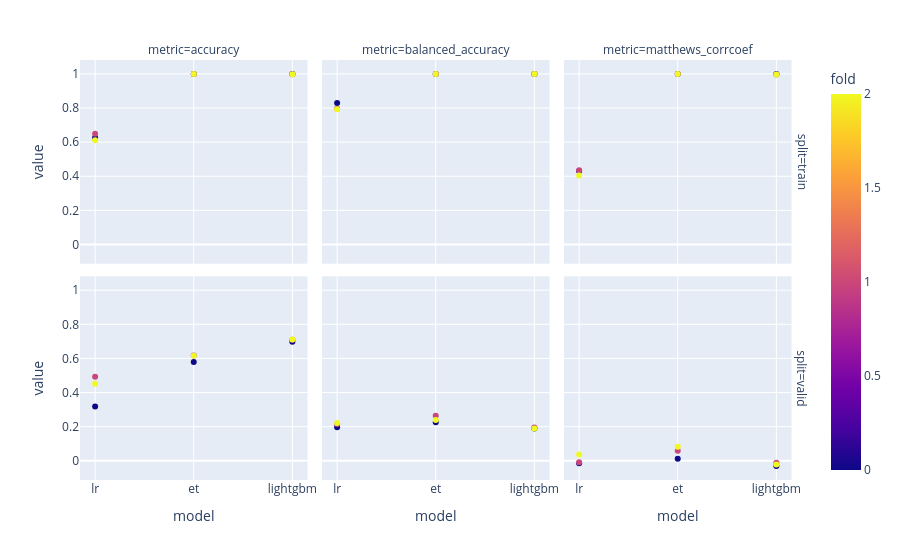

This figure's notebook cell:
### Code cell
results = pd.concat(
    [
        lr_results,
        et_results,
        lgbm_results,
    ]
)
scores = results[results["metric"] != "confusion_matrix"]
px.scatter(scores, facet_col="metric", facet_row="split", x="model", y="value", color="fold")

### Figure 1 — Plotly figure (JSON) as saved in the notebook; plotly's stock layout.template omitted (floating-point values rounded to 4 significant figures)
{"data": [{"hovertemplate": "split=train<br>metric=accuracy<br>model=%{x}<br>value=%{y}<br>fold=%{marker.color}<extra></extra>", "legendgroup": "", "marker": {"color": [0, 1, 2, 0, 1, 2, 0, 1, 2], "coloraxis": "coloraxis", "symbol": "circle"}, "mode": "markers", "name": "", "orientation": "v", "showlegend": false, "type": "scatter", "x": ["lr", "lr", "lr", "et", "et", "et", "lightgbm", "lightgbm", "lightgbm"], "xaxis": "x4", "y": [0.6262, 0.6489, 0.6106, 1, 1, 1, 1, 0.9984, 0.9984], "yaxis": "y4"}, {"hovertemplate": "split=train<br>metric=balanced_accuracy<br>model=%{x}<br>value=%{y}<br>fold=%{marker.color}<extra></extra>", "legendgroup": "", "marker": {"color": [0, 1, 2, 0, 1, 2, 0, 1, 2], "coloraxis": "coloraxis", "symbol": "circle"}, "mode": "markers", "name": "", "orientation": "v", "showlegend": false, "type": "scatter", "x": ["lr", "lr", "lr", "et", "et", "et", "lightgbm", "lightgbm", "lightgbm"], "xaxis": "x5", "y": [0.8294, 0.7958, 0.7925, 1, 1, 1, 1, 0.9996, 0.9996], "yaxis": "y5"}, {"hovertemplate": "split=train<br>metric=matthews_corrcoef<br>model=%{x}<br>value=%{y}<br>fold=%{marker.color}<extra></extra>", "legendgroup": "", "marker": {"color": [0, 1, 2, 0, 1, 2, 0, 1, 2], "coloraxis": "coloraxis", "symbol": "circle"}, "mode": "markers", "name": "", "orientation": "v", "showlegend": false, "type": "scatter", "x": ["lr", "lr", "lr", "et", "et", "et", "lightgbm", "lightgbm", "lightgbm"], "xaxis": "x6", "y": [0.4304, 0.4347, 0.4042, 1, 1, 1, 1, 0.996, 0.9962], "yaxis": "y6"}, {"hovertemplate": "split=valid<br>metric=accuracy<br>model=%{x}<br>value=%{y}<br>fold=%{marker.color}<extra></extra>", "legendgroup": "", "marker": {"color": [0, 1, 2, 0, 1, 2, 0, 1, 2], "coloraxis": "coloraxis", "symbol": "circle"}, "mode": "markers", "name": "", "orientation": "v", "showlegend": false, "type": "scatter", "x": ["lr", "lr", "lr", "et", "et", "et", "lightgbm", "lightgbm", "lightgbm"], "xaxis": "x", "y": [0.3178, 0.4922, 0.4512, 0.5794, 0.6168, 0.6162, 0.6978, 0.7103, 0.7104], "yaxis": "y"}, {"hovertemplate": "split=valid<br>metric=balanced_accuracy<br>model=%{x}<br>value=%{y}<br>fold=%{marker.color}<extra></extra>", "legendgroup": "", "marker": {"color": [0, 1, 2, 0, 1, 2, 0, 1, 2], "coloraxis": "coloraxis", "symbol": "circle"}, "mode": "markers", "name": "", "orientation": "v", "showlegend": false, "type": "scatter", "x": ["lr", "lr", "lr", "et", "et", "et", "lightgbm", "lightgbm", "lightgbm"], "xaxis": "x2", "y": [0.1959, 0.2163, 0.2215, 0.2256, 0.2634, 0.2389, 0.1898, 0.1949, 0.1893], "yaxis": "y2"}, {"hovertemplate": "split=valid<br>metric=matthews_corrcoef<br>model=%{x}<br>value=%{y}<br>fold=%{marker.color}<extra></extra>", "legendgroup": "", "marker": {"color": [0, 1, 2, 0, 1, 2, 0, 1, 2], "coloraxis": "coloraxis", "symbol": "circle"}, "mode": "markers", "name": "", "orientation": "v", "showlegend": false, "type": "scatter", "x": ["lr", "lr", "lr", "et", "et", "et", "lightgbm", "lightgbm", "lightgbm"], "xaxis": "x3", "y": [-0.0138, -0.008845, 0.03709, 0.01151, 0.05887, 0.08239, -0.03101, -0.0121, -0.02237], "yaxis": "y3"}], "layout": {"annotations": [{"font": {}, "showarrow": false, "text": "metric=accuracy", "x": 0.1567, "xanchor": "center", "xref": "paper", "y": 1, "yanchor": "bottom", "yref": "paper"}, {"font": {}, "showarrow": false, "text": "metric=balanced_accuracy", "x": 0.49, "xanchor": "center", "xref": "paper", "y": 1, "yanchor": "bottom", "yref": "paper"}, {"font": {}, "showarrow": false, "text": "metric=matthews_corrcoef", "x": 0.8233, "xanchor": "center", "xref": "paper", "y": 1, "yanchor": "bottom", "yref": "paper"}, {"font": {}, "showarrow": false, "text": "split=valid", "textangle": 90, "x": 0.98, "xanchor": "left", "xref": "paper", "y": 0.2425, "yanchor": "middle", "yref": "paper"}, {"font": {}, "showarrow": false, "text": "split=train", "textangle": 90, "x": 0.98, "xanchor": "left", "xref": "paper", "y": 0.7575, "yanchor": "middle", "yref": "paper"}], "coloraxis": {"colorbar": {"title": {"text": "fold"}}, "colorscale": [[0, "#0d0887"], [0.1111, "#46039f"], [0.2222, "#7201a8"], [0.3333, "#9c179e"], [0.4444, "#bd3786"], [0.5556, "#d8576b"], [0.6667, "#ed7953"], [0.7778, "#fb9f3a"], [0.8889, "#fdca26"], [1, "#f0f921"]]}, "legend": {"tracegroupgap": 0}, "margin": {"t": 60}, "xaxis": {"anchor": "y", "domain": [0, 0.3133], "title": {"text": "model"}}, "xaxis2": {"anchor": "y2", "domain": [0.3333, 0.6467], "matches": "x", "title": {"text": "model"}}, "xaxis3": {"anchor": "y3", "domain": [0.6667, 0.98], "matches": "x", "title": {"text": "model"}}, "xaxis4": {"anchor": "y4", "domain": [0, 0.3133], "matches": "x", "showticklabels": false}, "xaxis5": {"anchor": "y5", "domain": [0.3333, 0.6467], "matches": "x", "showticklabels": false}, "xaxis6": {"anchor": "y6", "domain": [0.6667, 0.98], "matches": "x", "showticklabels": false}, "yaxis": {"anchor": "x", "domain": [0, 0.485], "title": {"text": "value"}}, "yaxis2": {"anchor": "x2", "domain": [0, 0.485], "matches": "y", "showticklabels": false}, "yaxis3": {"anchor": "x3", "domain": [0, 0.485], "matches": "y", "showticklabels": false}, "yaxis4": {"anchor": "x4", "domain": [0.515, 1], "matches": "y", "title": {"text": "value"}}, "yaxis5": {"anchor": "x5", "domain": [0.515, 1], "matches": "y", "showticklabels": false}, "yaxis6": {"anchor": "x6", "domain": [0.515, 1], "matches": "y", "showticklabels": false}}}
